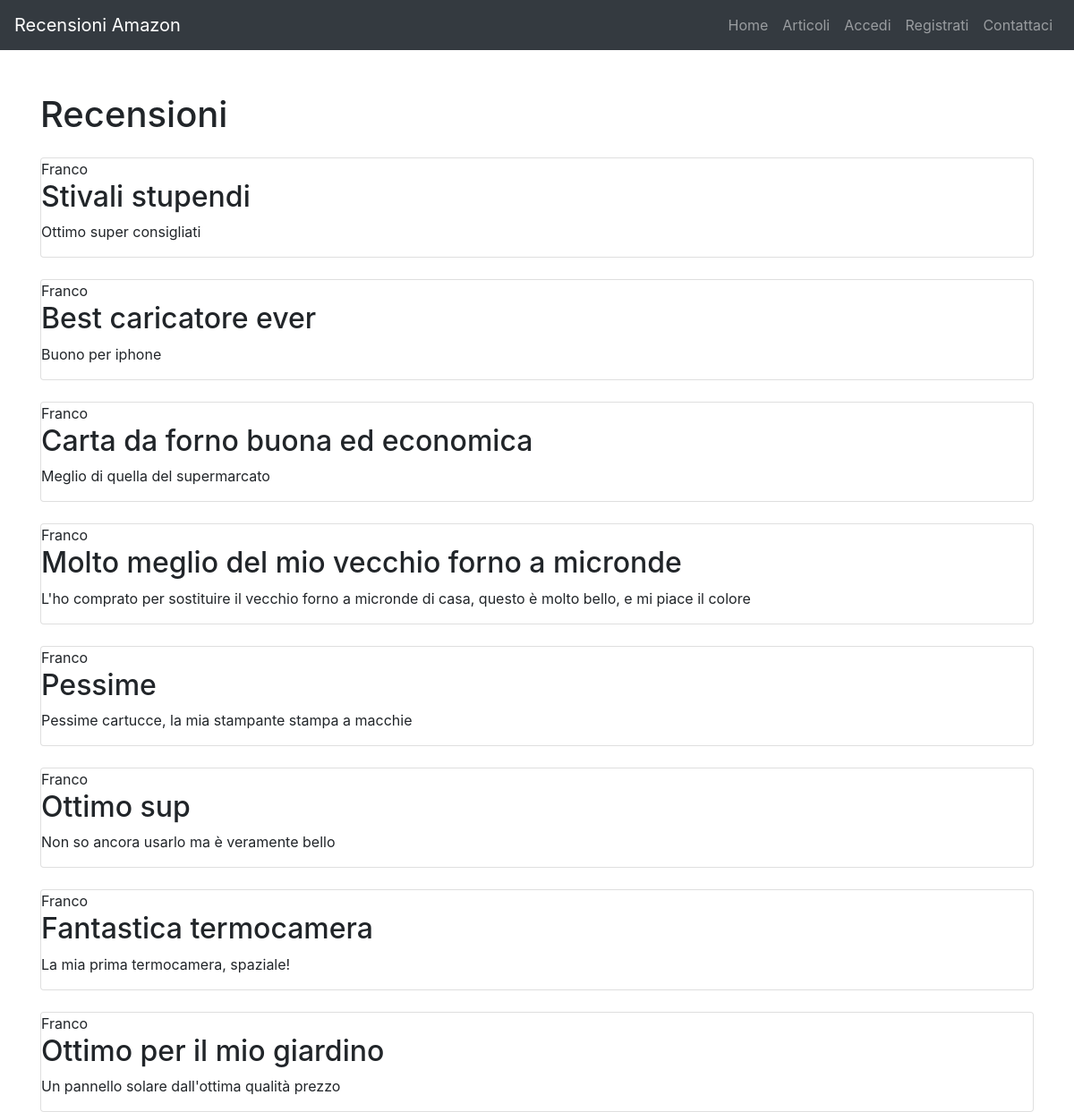
/recensioni, run on the app's committed database.
### tables this page shows
CREATE TABLE "recensioni" (
	"id"	INTEGER,
	"nome"	TEXT,
	"titolo"	TEXT,
	"info"	TEXT,
	"email_utente"	TEXT,
	"link"	TEXT,
	"articolo_id"	INTEGER COLLATE RTRIM,
	"valutazione"	INTEGER,
	FOREIGN KEY("email_utente") REFERENCES "utenti"("email"),
	FOREIGN KEY("articolo_id") REFERENCES "articoli"("id"),
	PRIMARY KEY("id" AUTOINCREMENT)
);

### CONTROLLER/controller.py (the view)
@controller.route("/recensioni")
def recensioni():
    reviews = Review.get_all_reviews(g.db)
    return render_template("recensioni.html", recensioni=reviews)

### MODEL/models.py (called while the page is built)
    @staticmethod
    def get_all_reviews(db):
        cursor = db.cursor()
        try:
            cursor.execute("SELECT * FROM recensioni")
            reviews_data = cursor.fetchall()
            reviews = []
            for review_data in reviews_data:
                review = Review(*review_data[0:8])
                reviews.append(review)
            return reviews
        finally:
            cursor.close()

### app.py (called while the page is built)
def get_db():
    db = getattr(g, '_database', None)
    if db is None:
        db = g._database = sqlite3.connect('database.db', check_same_thread=False)
    return db

@app.before_request
def before_request():
    g.db = get_db()

@app.teardown_request
def teardown_request(exception):
    db = getattr(g, '_database', None)
    if db is not None:
        db.close()
        g._database = None

### templates/recensioni.html (shortened to what this page needs)
<!DOCTYPE html>
<html lang="en">
<head>
  <link rel="stylesheet" href="https://stackpath.bootstrapcdn.com/bootstrap/4.5.2/css/bootstrap.min.css">
</head>
<body>
  <nav class="navbar navbar-expand-lg navbar-dark bg-dark">
    <a class="navbar-brand" href="#">Recensioni Amazon</a>
    <div class="collapse navbar-collapse" id="navbarNav">
      <ul class="navbar-nav ml-auto">
        <li class="nav-item">
          <a class="nav-link" href="/">Home</a>
        </li>
        <li class="nav-item">
          <a class="nav-link" href="/articoli">Articoli</a>
        </li>
        {% if not session.logged_in %}
        <li class="nav-item">
          <a class="nav-link" href="/loginpage">Accedi</a>
        </li>
        <li class="nav-item">
          <a class="nav-link" href="/registrati">Registrati</a>
        </li>
        {% else %}
        <li class="nav-item">
          <a class="nav-link" href="/logout">Logout</a>
        </li>
        {% endif %}
        <li class="nav-item">
          <a class="nav-link" href="contattaci">Contattaci</a>
        </li>
      </ul>
    </div>
  </nav>
  <div class="container mt-5">
    <h1>Recensioni</h1>
    {% if recensioni %}
      {% for recensione in recensioni %}
        <div class="card mt-4">
          <td>{{ recensione.nome }}</td>
          <h2>{{ recensione.titolo }}</h2>
          <p>{{ recensione.info }}</p>
        </div>
      {% endfor %}
    {% else %}
      <p class=" mt-4"><h3>Non sono presenti recensioni.</h3></p>
    {% endif %}
  </div>
</body>
</html>

### data on the page
recensioni: nome "Franco", titolo "Stivali stupendi", info "Ottimo super consigliati"
recensioni: nome "Franco", titolo "Best caricatore ever", info "Buono per iphone"
recensioni: nome "Franco", titolo "Carta da forno buona ed economica", info "Meglio di quella del supermarcato"
recensioni: nome "Franco", titolo "Molto meglio del mio vecchio forno a micronde", info "L'ho comprato per sostituire il vecchio forno a micronde di casa, questo è molto bello, e mi piace il colore"
recensioni: nome "Franco", titolo "Pessime", info "Pessime cartucce, la mia stampante stampa a macchie"
recensioni: nome "Franco", titolo "Ottimo sup", info "Non so ancora usarlo ma è veramente bello"
recensioni: nome "Franco", titolo "Fantastica termocamera", info "La mia prima termocamera, spaziale!"
recensioni: nome "Franco", titolo "Ottimo per il mio giardino", info "Un pannello solare dall'ottima qualità prezzo"
